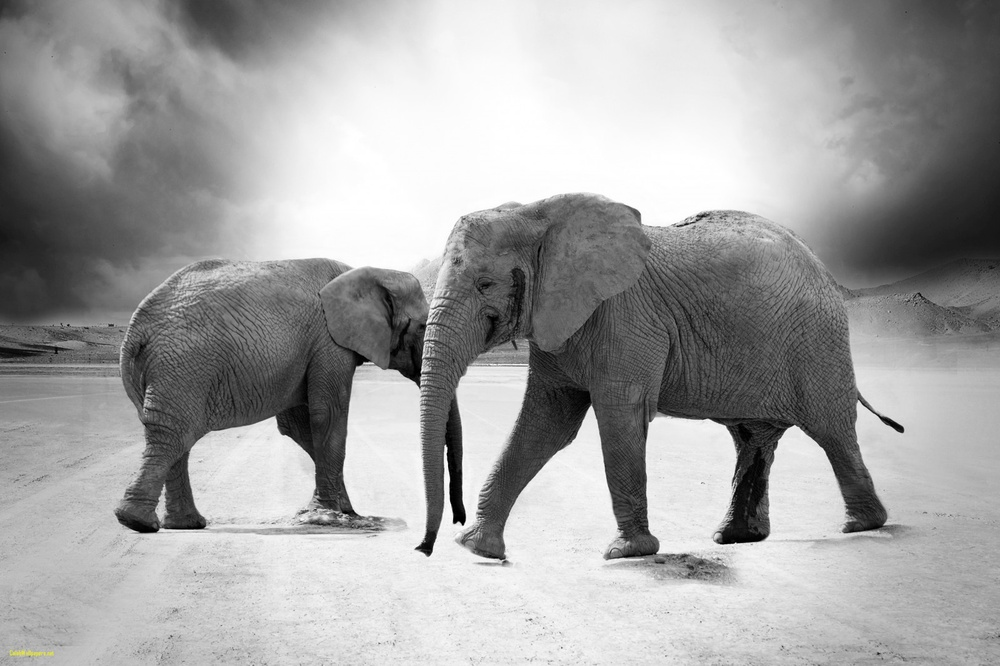
#> input picture labs/figs/elephant.jpg, 1000 x 666 px, shrunk from 1600 x 1066 before the run
$ jupyter execute Lab05_Solutions.ipynb   (shell and % lines are left out)   (older library calls are emulated)
#> lines starting #> are read from the running program, lines starting #| are printed output that depends on the picture
**Brief Honor Code**. Do the homework on your own. You may discuss ideas with your classmates, but DO NOT copy the solutions from someone else or the Internet. If stuck, discuss with TA.

[cell 1]
import matplotlib.pyplot as plt
import numpy as np
import pandas as pd

[cell 2]
import warnings
warnings.filterwarnings(action="ignore", module="scipy", message="^internal gelsd")

**1**. (20 points)

Consider the linear transformation $f(x)$ on $\mathbb{R}^3$ that takes the standard basis $\left\{e_1,e_2,e_3\right\}$ to $\left\{v_1,v_2,v_3\right\}$ where

$$v_1=\left(\begin{matrix}10\\-10\\16\end{matrix}\right), v_2=\left(\begin{matrix}2\\-5\\20\end{matrix}\right) \textrm {and } v_3=\left(\begin{matrix}1\\-4\\13\end{matrix}\right)$$

1. Write a matrix $A$ that represents the same linear transformation. (4 points)

2. Compute the rank of $A$ using two different methods (do not use `matrix_rank`!). (4 points)

3. Find the eigenvalues and eigenvectors of $A$. (4 points)

4. What is the matrix representation of $f$ with respect to the eigenbasis? (8 points)

[cell 3]
A = np.array([[10,-10,16], [2, -5, 20], [1, -4, 13]]).T
A

[cell 4]
import scipy.linalg as la

Number of pivots after LU

[cell 5]
P, L, U = la.lu(A)
np.diag(U)

Number of singular values greater than machine precision

[cell 6]
U, s, V = la.svd(A)
len(s)

Number of non-zero eigenvalues

[cell 7]
np.real_if_close(la.eigvals(A))

Determinant is not zero so must be full rank

[cell 8]
la.det(A)

Find eigenvalues and eigenvectors

[cell 9]
vals, vecs = la.eig(A)

Matrix representation of f with respect to the eigenbasis

[cell 10]
np.diag(np.real_if_close(vals))

**2**. (20 points)

You are given the following x-y coordinates (first column is x, second is y)

```
array([[  0.        ,   4.12306991],
       [  3.        , -15.47355729],
       [  4.        , -11.68725507],
       [  3.        , -20.33756693],
       [  5.        ,  -6.06401989],
       [  6.        ,  32.79353057],
       [  8.        ,  82.48658405],
       [  9.        ,  84.02971858],
       [  4.        ,  -1.30587276],
       [  8.        ,  68.59409878]])
```

- Find the coefficients $(a, b, c)$ of the least-squares fit of a quadratic function $y = a + bx + cx^2$ to the data.
- Plot the data and fitted curve using `matplotlib`.

[cell 11]
xs = np.array([
    [  0.        ,   4.12306991],
    [  3.        , -15.47355729],
    [  4.        , -11.68725507],
    [  3.        , -20.33756693],
    [  5.        ,  -6.06401989],
    [  6.        ,  32.79353057],
    [  8.        ,  82.48658405],
    [  9.        ,  84.02971858],
    [  4.        ,  -1.30587276],
    [  8.        ,  68.59409878]])

[cell 12]
X = xs[:, 0].reshape(-1,1) ** np.array([0,1,2])
y = xs[:, 1].reshape(-1,1)

[cell 13]
from scipy.linalg import lstsq

[cell 14]
(a, b, c), res, rank, s = lstsq(X, y)

[cell 15]
a, b, c

[cell 16]
xp = np.linspace(xs[:,0].min(), xs[:,0].max(), 100)
plt.plot(xs[:, 0], xs[:, 1], 'o')
plt.plot(xp, a + b*xp + c*xp**2, '-')
pass
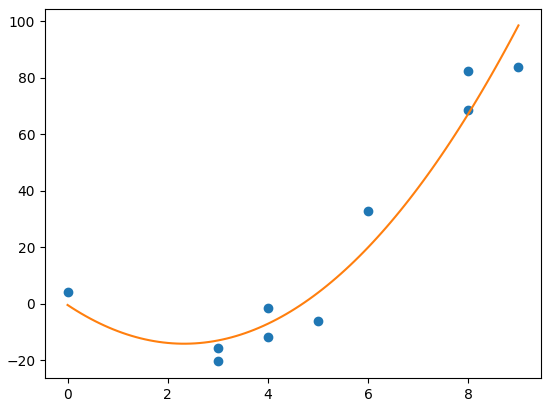
#> figure drawn by matplotlib, 1 panel; curve peaks at x = 9, y = 98.61

**3**. (20 points)

Use the `svd` function to solve the least squares problem above, and repeat the same plot. Calculate the residual error $\lvert y - X\beta \rvert$.

[cell 17]
from scipy.linalg import svd, norm

[cell 18]
U, S, V = svd(X, )

[cell 19]
U.shape, S.shape, V.shape

[cell 20]
S

[cell 21]
G = np.zeros((V.shape[0], U.shape[0]))
for i, s in enumerate(S):
    G[i,i] = 1/s
betas = V.T @ G @ U.T @ y

[cell 22]
res = norm(y - X @ betas)
res

[cell 23]
a, b, c = betas
xp = np.linspace(xs[:,0].min(), xs[:,0].max(), 100)
plt.plot(xs[:, 0], xs[:, 1], 'o')
plt.plot(xp, a + b*xp + c*xp**2, '-')
pass

**4**. (20 points)

Avoiding catastrophic cancellation.

Read the Wikipedia entry on [loss of significance](https://en.wikipedia.org/wiki/Loss_of_significance). Then answer the following problem:

The tail of the standard logistic distribution is given by $1 - F(t) = 1 - (1+e^{-t})^{-1}$.

- Define a function `f1` to calculate the tail probability of the logistic distribution using the formula given above
- Use [`sympy`](http://docs.sympy.org/latest/index.html) to find the exact value of the tail distribution (using the same symbolic formula) to 20 decimal digits
- Calculate the *relative error* of `f1` when $t = 25$ (The relative error is given by `abs(exact - approximate)/exact`)
- Rewrite the expression for the tail of the logistic distribution using simple algebra so that there is no risk of cancellation, and write a function `f2` using this formula. Calculate the *relative error* of `f2` when $t = 25$.
- How much more accurate is `f2` compared with `f1` in terms of the relative error?

[cell 24]
def f1(t):
    """Calculates tail probabilty of the logistic distribution."""
    return 1 - 1.0/(1 + np.exp(-t))

def fsymb(t, n=20):
    """Exact value to n decimal digits using symbolic algebra."""
    from sympy import exp
    return (1 - 1/(1 + exp(-t))).evalf(n=n)

def f2(t):
    """Calculates tail probabilty of the logistic distribution - no cancellation."""
    return 1/(1 + np.exp(t))

r1 = abs(fsymb(25) - f1(25))/fsymb(25)
r2 = abs(fsymb(25) - f2(25))/fsymb(25)

print("Relative error of f1:\t%.16f" % r1)
print("Relative error of f2\t%.16f" % r2)
print("f2 improvieemnt over f1\t%g" % (r1/r2))

**5**. (50 points)

Read in `figs/elephant.jpg` as a gray-scale image. The image has $1066 \times 1600$ values. Using SVD, recreate the image with a relative error of less than 0.5%. What is the relative size of the compressed image as a percentage?

[cell 25]
from skimage import io
img = io.imread('figs/elephant.jpg', as_grey=True)
#> img: shape (666, 1000) float64; min 0, max 1, mean 0.636

[cell 26]
img.shape
#> Out = (666, 1000)

[cell 27]
plt.imshow(img, cmap='gray')
plt.gcf().set_frameon(False)
plt.gca().set_axis_off()
pass

[cell 28]
U, S, V = svd(img)
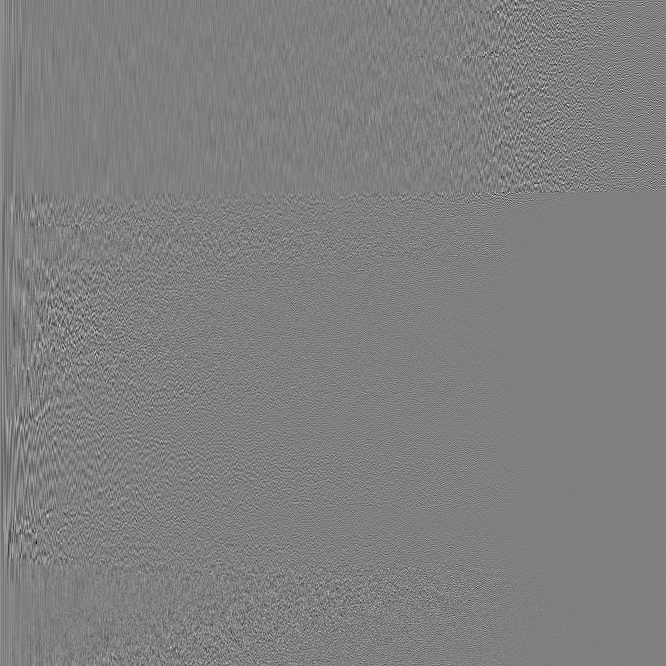
#> U: shape (666, 666) float64; min -0.351, max 0.349, mean 4.46e-05; drawn with min black and max white
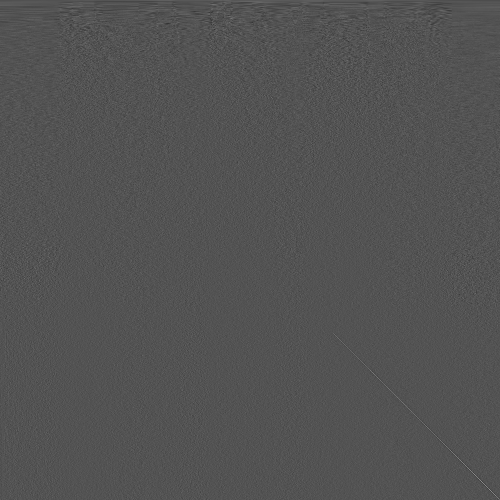
#> V: shape (1000, 1000) float64 (shown at 1/2 size); min -0.279, max 0.577, mean 3.4e-05; drawn with min black and max white
#> S = 666 values, max 541.2 at index 0, min 0.0124 at index 665, mean 2.47

[cell 29]
U.shape, S.shape, V.shape
#> Out = ((666, 666), (666,), (1000, 1000))

[cell 30]
k = np.sum(np.cumsum((S**2)/(S**2).sum()) <= 0.995)
#> k = 18

[cell 31]
i = U[:,:k] @ np.diag(S[:k])@ V[:k, :]
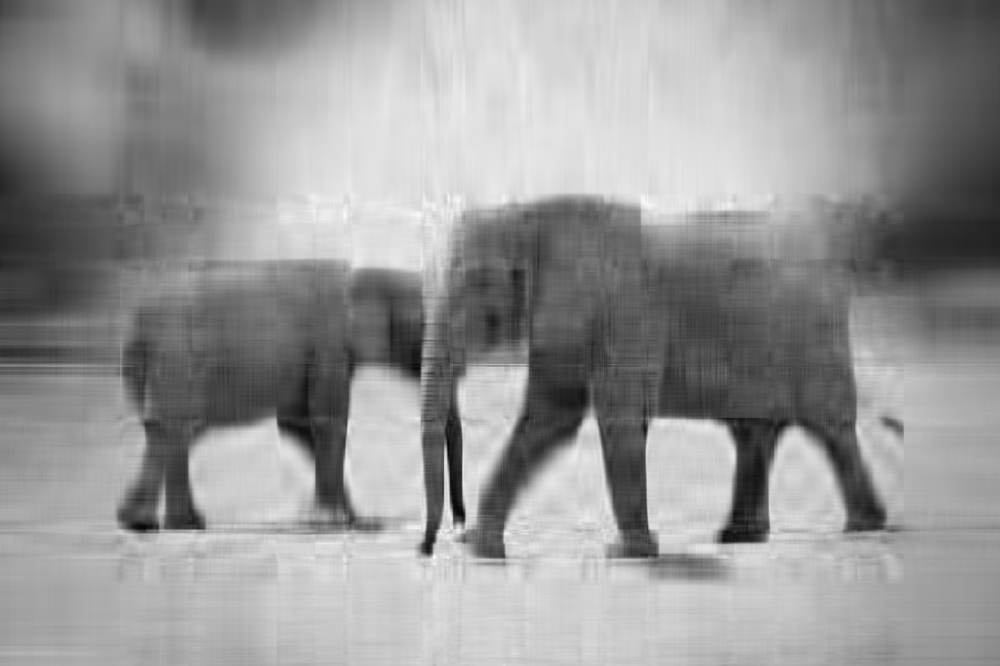
#> i: shape (666, 1000) float64; min -0.0955, max 1.14, mean 0.636; drawn with min black and max white

[cell 32]
plt.imshow(i, cmap='gray')
plt.gcf().set_frameon(False)
plt.gca().set_axis_off()
pass

[cell 33]
space = U.shape[0]*k + k + k*V.shape[1]
#> space = 30006
100.0 * space / np.prod(img.shape)
#> Out = 4.51

$ run again, with labs/figs/7_2A.png saved as labs/figs/elephant.jpg
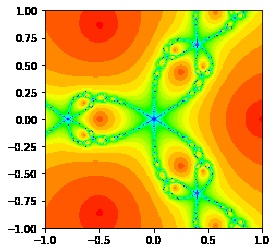
#> input picture labs/figs/7_2A.png, 277 x 252 px
#> `U, S, V = svd(img)`:
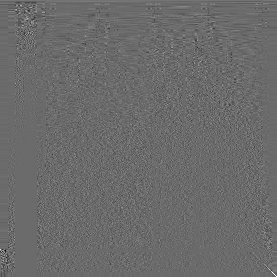
#> V: shape (277, 277) float64; min -0.675, max 0.931, mean 0.000228; drawn with min black and max white
#> S = 252 values, max 203 at index 0, min 2e-14 at index 249, mean 1.89
#> k = 17
#> `i = U[:,:k] @ np.diag(S[:k])@ V[:k, :]`:
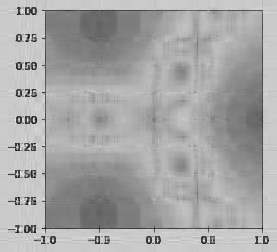
#> i: shape (252, 277) float64; min -0.433, max 1.37, mean 0.752; drawn with min black and max white
#> space = 9010
#> `100.0 * space / np.prod(img.shape)`: Out = 12.91
